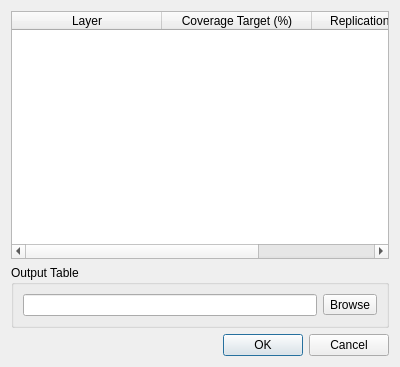
<?xml version="1.0" encoding="UTF-8"?>
<ui version="4.0">
 <class>Dialog</class>
 <widget class="QDialog" name="Dialog">
  <property name="geometry">
   <rect>
    <x>0</x>
    <y>0</y>
    <width>400</width>
    <height>367</height>
   </rect>
  </property>
  <property name="windowTitle">
   <string>Dialog</string>
  </property>
  <layout class="QVBoxLayout" name="verticalLayout">
   <item>
    <widget class="QTableWidget" name="tableWidget">
     <property name="alternatingRowColors">
      <bool>true</bool>
     </property>
     <property name="selectionMode">
      <enum>QAbstractItemView::ExtendedSelection</enum>
     </property>
     <attribute name="horizontalHeaderCascadingSectionResizes">
      <bool>false</bool>
     </attribute>
     <attribute name="horizontalHeaderDefaultSectionSize">
      <number>150</number>
     </attribute>
     <column>
      <property name="text">
       <string>Layer</string>
      </property>
     </column>
     <column>
      <property name="text">
       <string>Coverage Target (%)</string>
      </property>
     </column>
     <column>
      <property name="text">
       <string>Replication Target (n)</string>
      </property>
     </column>
    </widget>
   </item>
   <item>
    <widget class="QGroupBox" name="groupBox_2">
     <property name="sizePolicy">
      <sizepolicy hsizetype="Preferred" vsizetype="Fixed">
       <horstretch>0</horstretch>
       <verstretch>0</verstretch>
      </sizepolicy>
     </property>
     <property name="title">
      <string>Output Table</string>
     </property>
     <layout class="QFormLayout" name="formLayout">
      <item row="0" column="0" colspan="2">
       <layout class="QHBoxLayout" name="horizontalLayout">
        <item>
         <widget class="QLineEdit" name="outTable"/>
        </item>
        <item>
         <widget class="QToolButton" name="outButton">
          <property name="text">
           <string>Browse</string>
          </property>
         </widget>
        </item>
       </layout>
      </item>
     </layout>
    </widget>
   </item>
   <item>
    <widget class="QDialogButtonBox" name="buttonBox">
     <property name="orientation">
      <enum>Qt::Horizontal</enum>
     </property>
     <property name="standardButtons">
      <set>QDialogButtonBox::Cancel|QDialogButtonBox::Ok</set>
     </property>
    </widget>
   </item>
  </layout>
 </widget>
 <resources/>
 <connections>
  <connection>
   <sender>buttonBox</sender>
   <signal>accepted()</signal>
   <receiver>Dialog</receiver>
   <slot>accept()</slot>
   <hints>
    <hint type="sourcelabel">
     <x>248</x>
     <y>254</y>
    </hint>
    <hint type="destinationlabel">
     <x>157</x>
     <y>274</y>
    </hint>
   </hints>
  </connection>
  <connection>
   <sender>buttonBox</sender>
   <signal>rejected()</signal>
   <receiver>Dialog</receiver>
   <slot>reject()</slot>
   <hints>
    <hint type="sourcelabel">
     <x>316</x>
     <y>260</y>
    </hint>
    <hint type="destinationlabel">
     <x>286</x>
     <y>274</y>
    </hint>
   </hints>
  </connection>
 </connections>
</ui>
